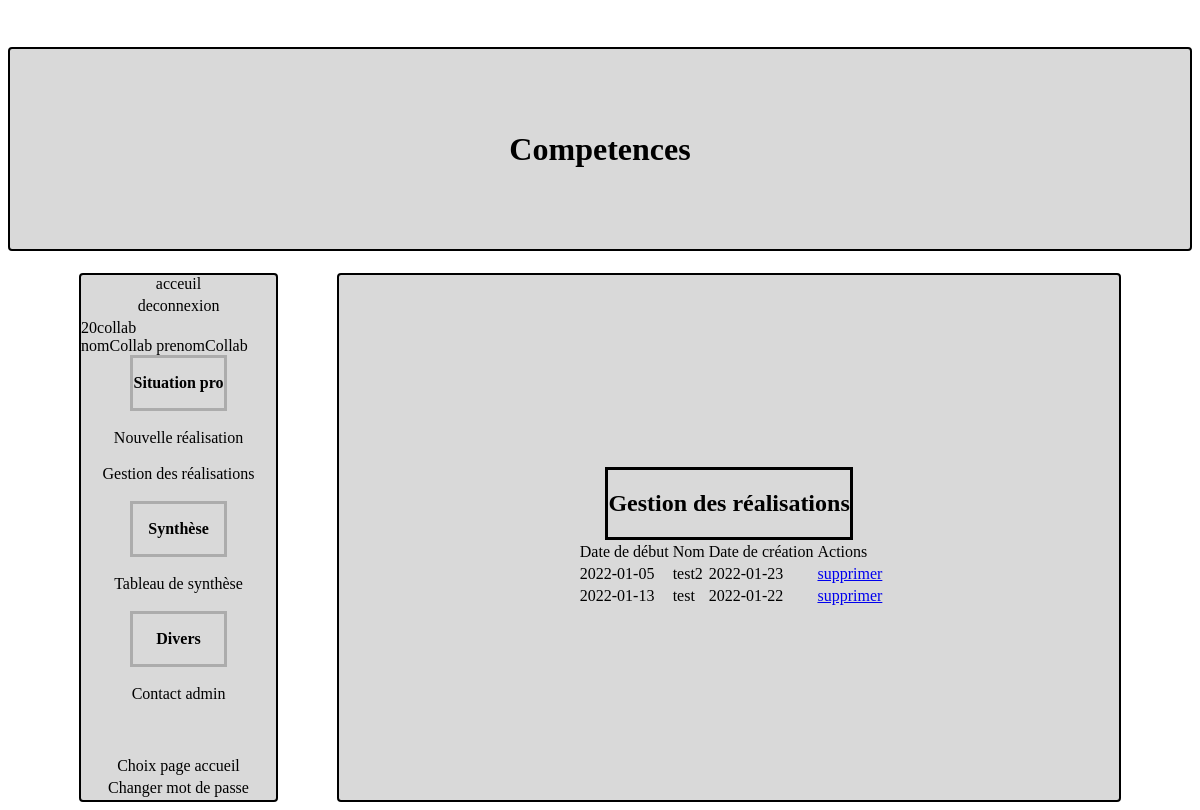
The app's page /v/Situation.php (signed in) with its own data.
### tables this page shows
CREATE TABLE `realisation` (
  `id_realisation` int(11) NOT NULL,
  `nom` varchar(50) DEFAULT NULL,
  `contexte` varchar(50) DEFAULT NULL,
  `date_debut` date DEFAULT NULL,
  `duree` int(11) DEFAULT NULL,
  `duree_type` varchar(50) DEFAULT NULL,
  `detail` text DEFAULT NULL,
  `date_creation` date DEFAULT NULL,
  `id_utilisateur` int(11) NOT NULL
);

### m/Competencesphp/Model/Manager.php (called while the page is built, shortened)
<?php
class Manager
{
    private $_db;
    public function getListSituation($id_user)
	{
	$situation = [];
	$q = $this->_db->query('SELECT id_realisation, nom, date_debut, detail, date_creation, duree, duree_type, id_utilisateur FROM Realisation WHERE id_utilisateur ='. $id_user.' ORDER BY date_debut');
	while ($donnees = $q->fetch(PDO::FETCH_ASSOC))
	{
	  $situation[] = new Situation($donnees['id_realisation'], $donnees['nom'],$donnees['date_debut'],$donnees['detail'],$donnees['date_creation'],$donnees['duree'],$donnees['duree_type'],$donnees['id_utilisateur']);
	}
	return $situation;
	}
	public function setDb(pdo $db)
    {
        $this->_db=$db;
    }
}

### m/Competencesphp/Model/Situation.php (called while the page is built, shortened)
<?php
class Situation
{
    public function __construct($id,$nom,$date_debut,$details,$date_creation,$duree,$type_duree,$id_user)
    {
        $this->_id=$id;
        $this->_nom=$nom;
        $this->_date_debut=$date_debut;
        $this->_date_creation=$date_creation;
    }
    public function getid(){ return $this->_id;}
    public function getnom(){ return $this->_nom;}
    public function getdate_debut(){ return $this->_date_debut;}
    public function getdate_creation(){ return $this->_date_creation;}
}

### v/Situation.php (the view, shortened to what this page needs)
<!DOCTYPE html>
<html lang="en">
    <head>
        <link rel="stylesheet" href="css/style.css">
        <link rel="stylesheet" href="css/situation.css">
        <link rel="stylesheet" href="css/competences.css">
    </head>
    <body>
        <?php require("menu.php") ?>
        <div class="flex_container">
            <?php require("leftmenu.php") ?>
            <div class="rightbloc">
                <div class="titlesituation">
                    <h2>Gestion des réalisations</h2>
                </div>
                <table>
                    <th>
                        <td>Date de début</td>
                        <td>Nom</td>
                        <td>Date de création</td>
                        <td>Actions</td>
                    </th>
        <?php
        $bddLogin = new ConnectBdd;
        $bdd = $bddLogin->ConnectBdd();
        $manager= new Manager($bdd);
        $situation = $manager->getListSituation($_SESSION['id']);
        $total = count((array)$situation) ;
        for ($i = 0; $i <= $total-1 ; $i++)
        {
        echo
            '<tr>
                    <td></td>
                    <td>'. $situation[$i]->getdate_debut().'</td>
                    <td>'.$situation[$i]->getnom().'</td>
                    <td>'.$situation[$i]->getdate_creation().'</td>
                    <td><a href="../c/realisation.php?supprimer&id='. $situation[$i]->getid().'">supprimer</a></td>
            </tr>';
        }
        echo ' </table>  ';
        ?>
    </body>
</html>

### v/css/style.css (style rules this page uses)
* { font-family: cursive; }

### v/css/situation.css (style rules this page uses)
.rightbloc { display: flex; justify-content: center; align-items: center; flex-direction: column; border: 2px solid black; background: #d9d9d9; border-radius: 4px 4px 4px 4px; width: 80%; margin-left:5%; margin-right:6%; }
.titlesituation { border : 3px solid black; }

### v/css/competences.css (style rules this page uses)
.flex_container { display: flex; justify-content: space-between; }

### records on screen
realisation: date_debut "2022-01-05", nom "test2", date_creation "2022-01-23"
realisation: date_debut "2022-01-13", nom "test", date_creation "2022-01-22"

### other values on screen
$_SESSION['id_user'] "20collab"
$_SESSION['nom_user'] "nomCollab"
$_SESSION['prenom_user'] "prenomCollab"
